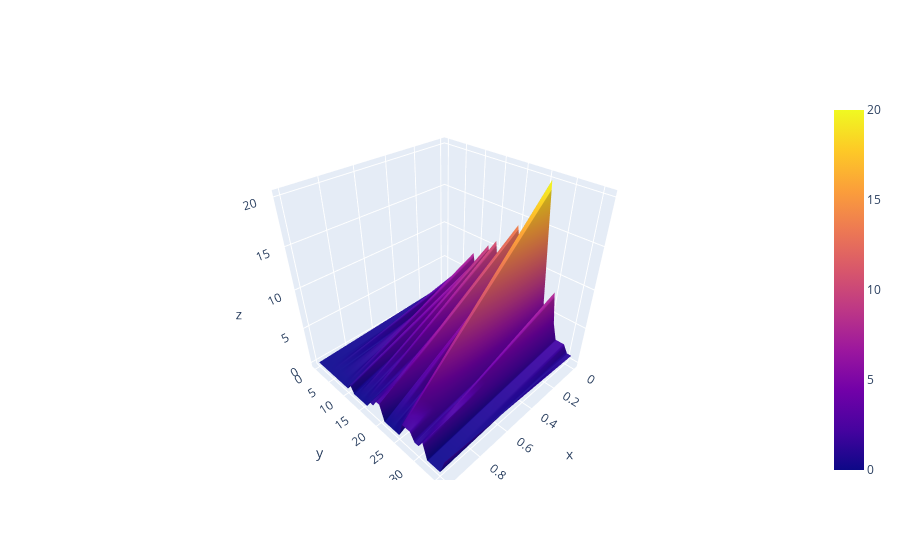

The cell this chart's notebook holds for it:
### Code cell
iplot([go.Surface(z=v)])

### Figure 1 — Plotly figure (JSON) as saved in the notebook; plotly's stock layout.template omitted (floating-point values rounded to 4 significant figures)
{"data": [{"type": "surface", "z": [[1, 0], [1, 0], [1, 0], [2, 0], [4, 0], [2, 0], [4, 0], [5, 0], [5, 0], [8, 0], [5, 0], [8, 1], [5, 0], [10, 0], [7, 0], [11, 0], [7, 0], [5, 1], [11, 1], [7, 2], [14, 2], [11, 0], [12, 0], [8, 0], [15, 0], [10, 0], [20, 2], [13, 2], [6, 2], [4, 1], [8, 1], [4, 2], [2, 0], [2, 0], [2, 0], [1, 0], [1, 2]]}], "layout": {}}
